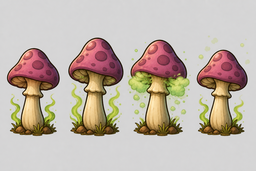
#> input picture assets/source/cave/poison_fungus_spore_strip.png, 256 x 171 px, shrunk from 1536 x 1024 before the run
$ python build_poison_fungus_frames.py
#> lines starting #> are read from the running program, lines starting #| are printed output that depends on the picture; after the words box and inside, x2 and y2 are one past the last pixel; in counts of white or black regions, pixels touching at a corner belong together
### tools/art_pipeline.py
#!/usr/bin/env python3
"""Reusable pipeline for turning hand-drawn concept art into game-ready sprites.

Generated concept art (see `.cursor/rules/art-style.mdc`) usually arrives on a
*painted* light checkerboard or flat white background rather than real alpha
transparency. This module keys that background out, then trims/scales/aligns the
figure onto the game's sprite canvas so animation frames stay registered.

Typical use::

    from tools.art_pipeline import cutout, frame_sprite, slice_strip

    idle = frame_sprite(cutout("concept_idle.png"))            # -> 64x64 RGBA
    runs = [frame_sprite(f) for f in slice_strip(cutout("run_strip.png"))]

The on-foot player frames are 64x64 with the figure ~60 px tall and feet resting
on y=63 (matches the cowboy frames in assets/player/). Override target_h /
baseline / canvas for other sprite sizes (e.g. mounted horse frames).
"""

from __future__ import annotations

from collections import deque
from pathlib import Path

from PIL import Image


def _is_bg(r: int, g: int, b: int, *, level: int = 208, sat: int = 22) -> bool:
    """A pixel is background if it is light *and* near-gray (checker or white)."""
    return min(r, g, b) >= level and (max(r, g, b) - min(r, g, b)) <= sat


def cutout(
    src: str | Path,
    *,
    feather: int = 3,
    level: int = 208,
    sat: int = 22,
    punch_holes: bool = True,
) -> Image.Image:
    """Remove a painted checkerboard / flat white background via border flood fill.

    Only background-connected light pixels are cleared, so the character's own
    interior whites (eye highlights, teeth) are preserved. A few feather passes
    grow transparency into the anti-aliased halo to avoid a bright fringe.

    Lower ``level`` (e.g. 185) keys stubborner painted mattes that sit below the
    default light-gray threshold; default 208 matches existing call sites.

    When ``punch_holes`` is true, remaining *flat* near-gray pockets (enclosed
    matte between legs/arms that flood-fill cannot reach from the border) are
    cleared too. Warm cream highlights are kept by requiring near-neutral chroma.
    """
    im = Image.open(src).convert("RGBA")
    w, h = im.size
    px = im.load()
    bg = bytearray(w * h)
    dq: deque[tuple[int, int]] = deque()

    def idx(x: int, y: int) -> int:
        return y * w + x

    seeds = [(x, y) for x in range(w) for y in (0, h - 1)]
    seeds += [(x, y) for y in range(h) for x in (0, w - 1)]
    for x, y in seeds:
        r, g, b, _ = px[x, y]
        if _is_bg(r, g, b, level=level, sat=sat) and not bg[idx(x, y)]:
            bg[idx(x, y)] = 1
            dq.append((x, y))

    while dq:
        x, y = dq.popleft()
        for nx, ny in ((x + 1, y), (x - 1, y), (x, y + 1), (x, y - 1)):
            if 0 <= nx < w and 0 <= ny < h and not bg[idx(nx, ny)]:
                r, g, b, _ = px[nx, ny]
                if _is_bg(r, g, b, level=level, sat=sat):
                    bg[idx(nx, ny)] = 1
                    dq.append((nx, ny))

    if punch_holes:
        # Enclosed limb gaps keep painted matte that never touches the border.
        # Only punch near-neutral grays so warm cream face highlights survive.
        hole_level = min(level, 150)
        for y in range(h):
            for x in range(w):
                if bg[idx(x, y)]:
                    continue
                r, g, b, _ = px[x, y]
                if min(r, g, b) >= hole_level and (max(r, g, b) - min(r, g, b)) <= 12:
                    bg[idx(x, y)] = 1

    for _ in range(feather):
        add: list[tuple[int, int]] = []
        for y in range(h):
            for x in range(w):
                if bg[idx(x, y)]:
                    continue
                r, g, b, _ = px[x, y]
                if min(r, g, b) >= 196 and (max(r, g, b) - min(r, g, b)) <= 30:
                    for nx, ny in ((x + 1, y), (x - 1, y), (x, y + 1), (x, y - 1)):
                        if 0 <= nx < w and 0 <= ny < h and bg[idx(nx, ny)]:
                            add.append((x, y))
                            break
        for x, y in add:
            bg[idx(x, y)] = 1

    for y in range(h):
        for x in range(w):
            if bg[idx(x, y)]:
                r, g, b, _ = px[x, y]
                px[x, y] = (r, g, b, 0)
    return im


def slice_strip(im: Image.Image, *, min_gap_frac: float = 0.01) -> list[Image.Image]:
    """Split a horizontal sprite-sheet row into figures by empty (alpha) columns."""
    w, h = im.size
    alpha = im.split()[3]
    ap = alpha.load()
    col_has = [any(ap[x, y] > 8 for y in range(h)) for x in range(w)]

    segments: list[tuple[int, int]] = []
    start = None
    for x in range(w):
        if col_has[x] and start is None:
            start = x
        elif not col_has[x] and start is not None:
            segments.append((start, x))
            start = None
    if start is not None:
        segments.append((start, w))

    # Merge segments separated by tiny gaps (stray ink between limbs).
    min_gap = max(2, int(w * min_gap_frac))
    merged: list[list[int]] = []
    for s, e in segments:
        if merged and s - merged[-1][1] <= min_gap:
            merged[-1][1] = e
        else:
            merged.append([s, e])

    figures = [im.crop((s, 0, e, h)) for s, e in merged]
    figures = [f for f in figures if f.getbbox() is not None]
    return figures


def frame_sprite(
    im: Image.Image,
    *,
    canvas: tuple[int, int] = (64, 64),
    target_h: int = 60,
    baseline: int = 63,
) -> Image.Image:
    """Trim to content, scale so the figure is `target_h` tall, rest feet on
    `baseline`, and center horizontally on a transparent `canvas`."""
    cw, ch = canvas
    bbox = im.getbbox()
    if bbox is None:
        return Image.new("RGBA", canvas, (0, 0, 0, 0))
    fig = im.crop(bbox)
    fw, fh = fig.size
    scale = target_h / fh
    nw, nh = max(1, round(fw * scale)), target_h
    if nw > cw:
        scale = cw / fw
        nw, nh = cw, max(1, round(fh * scale))
    fig = fig.resize((nw, nh), Image.LANCZOS)
    out = Image.new("RGBA", canvas, (0, 0, 0, 0))
    out.alpha_composite(fig, ((cw - nw) // 2, baseline - nh))
    return out


# [8 lines that do not run on import are left out]

### tools/build_poison_fungus_frames.py
#!/usr/bin/env python3
"""Build poison fungus spore-puff frames from the painted strip.

Source: ``assets/source/cave/poison_fungus_spore_strip.png`` — four painterly
poses (idle → gather → puff → settle) matching the mushroom's cel-shaded look.
Do **not** overlay geometric vapor blobs; the strip already paints the toxic
wisps and spore motes in the same hand-drawn style as the idle toadstool.

Frames (64×80, feet on baseline 79):
  0 idle — soft resting vapor
  1 gather — cap breathes, wisps thicken
  2 puff — soft spore cloud under the cap
  3 settle — cloud thins, returns toward idle

    python tools/build_poison_fungus_frames.py
"""

from __future__ import annotations

from pathlib import Path

from PIL import Image

from art_pipeline import cutout, frame_sprite, slice_strip

ROOT = Path(__file__).resolve().parents[1]
SRC = ROOT / "assets" / "source" / "cave" / "poison_fungus_spore_strip.png"
OUT = ROOT / "assets" / "world"

CANVAS = (64, 80)
BASELINE = 79
BODY_H = 72


def _valley_cuts(im: Image.Image, count: int = 4) -> list[int]:
	w, _ = im.size
	ap = im.split()[3].load()
	dens = [sum(1 for y in range(im.size[1]) if ap[x, y] > 8) for x in range(w)]
	win = 8
	smooth = [
		sum(dens[max(0, x - win) : min(w, x + win + 1)])
		/ (min(w, x + win + 1) - max(0, x - win))
		for x in range(w)
	]
	cuts = [0]
	for bi in range(1, count):
		center = int(w * bi / count)
		lo = max(0, center - 60)
		hi = min(w, center + 60)
		region = smooth[lo:hi]
		best = min(range(len(region)), key=lambda i: region[i])
		cuts.append(lo + best)
	cuts.append(w)
	return cuts


def build_frames() -> list[Path]:
	if not SRC.exists():
		raise SystemExit(f"missing {SRC}")
	keyed = cutout(str(SRC), level=200, sat=28)
#> the loop in cutout, `for x, y in seeds:` made 854 passes
#> (r, g, b) on passes 1 to 3: (213, 213, 214), (212, 211, 212), (213, 213, 213)
#> the loop in cutout, `while dq:` made 29187 passes
#> (x, y) on passes 1 to 3: (0, 0), (0, 170), (1, 0)
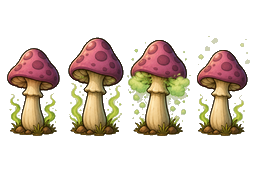
#> keyed: PIL image 256x171 RGBA; mean R, G, B, A 193.6, 181.5, 171.5, 82.3; transparent parts drawn white
	segs = slice_strip(keyed, min_gap_frac=0.008)
#> in slice_strip, `alpha = im.split()[3]`:
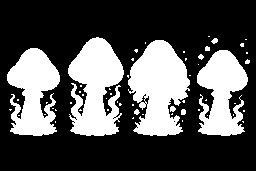
#> alpha: PIL image 256x171 L; 32.3% white; 55 white regions (45 under 20 px), largest, box (x1, y1, x2, y2) and area: (128, 40, 190, 136) 3995, (68, 37, 124, 136) 3800, (7, 48, 60, 136) 3084
#> in slice_strip, `col_has = [any(ap[x, y] > 8 for y in range(h)) for x in range(w)]`: col_has = 256 items, first 6: False, False, False, False, False, False
#> after the loop in slice_strip, `for x in range(w):`: segments = [(7, 60), (68, 124), (127, 191), (197, 250)]
#> the loop in slice_strip, `for s, e in segments:` made 4 passes
#> after the loop in slice_strip, `for s, e in segments:`: merged = [[7, 60], [68, 124], [127, 191], [197, 250]]
#> in slice_strip, `figures = [im.crop((s, 0, e, h)) for s, e in merged]`: figures = 4 items
#> segs = 4 items
	if len(segs) < 4:
		cuts = _valley_cuts(keyed, 4)
		inset = 12
		segs = []
		for i in range(4):
			cell = keyed.crop((cuts[i] + inset, 0, cuts[i + 1] - inset, keyed.size[1]))
			bbox = cell.getbbox()
			if bbox:
				cell = cell.crop(bbox)
			segs.append(cell)
	elif len(segs) > 4:
		ranked = sorted(
			range(len(segs)),
			key=lambda i: segs[i].size[0] * segs[i].size[1],
			reverse=True,
		)[:4]
		segs = [segs[i] for i in sorted(ranked)]

	paths: list[Path] = []
	for i, seg in enumerate(segs[:4]):
		framed = frame_sprite(seg, canvas=CANVAS, target_h=BODY_H, baseline=BASELINE)
		path = OUT / f"poison_fungus_{i}.png"
		framed.save(path)
		paths.append(path)
		print(f"wrote {path.relative_to(ROOT)} {framed.size}")
#> this loop made 4 passes
#> (bbox in frame_sprite, fw in frame_sprite, fh in frame_sprite) on passes 1 to 4: ((0, 48, 53, 136), 53, 88), ((0, 37, 56, 136), 56, 99), ((0, 40, 64, 136), 64, 96), ((0, 36, 53, 136), 53, 100)
#| wrote assets/world/poison_fungus_0.png (64, 80)
#| wrote assets/world/poison_fungus_1.png (64, 80)
#| wrote assets/world/poison_fungus_2.png (64, 80)
#| wrote assets/world/poison_fungus_3.png (64, 80)
#> pass 1, in frame_sprite, `fig = im.crop(bbox)`:
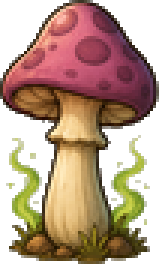
#> fig: PIL image 53x88 RGBA (shown 3 times larger); mean R, G, B, A 170.8, 142.7, 123.9, 169.8; transparent parts drawn white
#> pass 1, in frame_sprite, `fig = fig.resize((nw, nh), Image.LANCZOS)`:
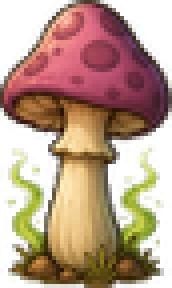
#> fig: PIL image 43x72 RGBA (shown 4 times larger); mean R, G, B, A 122.7, 94.1, 72.2, 169.7; transparent parts drawn white
#> pass 1, in build_frames, `framed = frame_sprite(seg, canvas=CANVAS, target_h=BODY_H, baseline=BA..`:
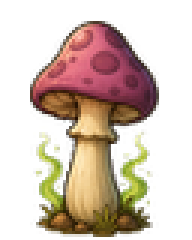
#> framed: PIL image 64x80 RGBA (shown 3 times larger); mean R, G, B, A 74.2, 56.9, 43.6, 102.6; transparent parts drawn white
#> after the loop:
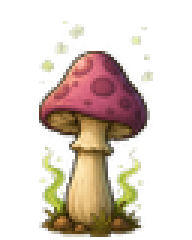
#> framed: PIL image 64x80 RGBA (shown 3 times larger); mean R, G, B, A 62.4, 50.4, 39.1, 78.4; transparent parts drawn white
#> after the loop, paths = 4 items

	# Stamp / legacy idle matches the loop's resting pose.
	idle = OUT / "poison_fungus_0.png"
	Image.open(idle).convert("RGBA").save(OUT / "poison_fungus.png")
	print("wrote assets/world/poison_fungus.png (idle)")
	return paths


if __name__ == "__main__":
	build_frames()
